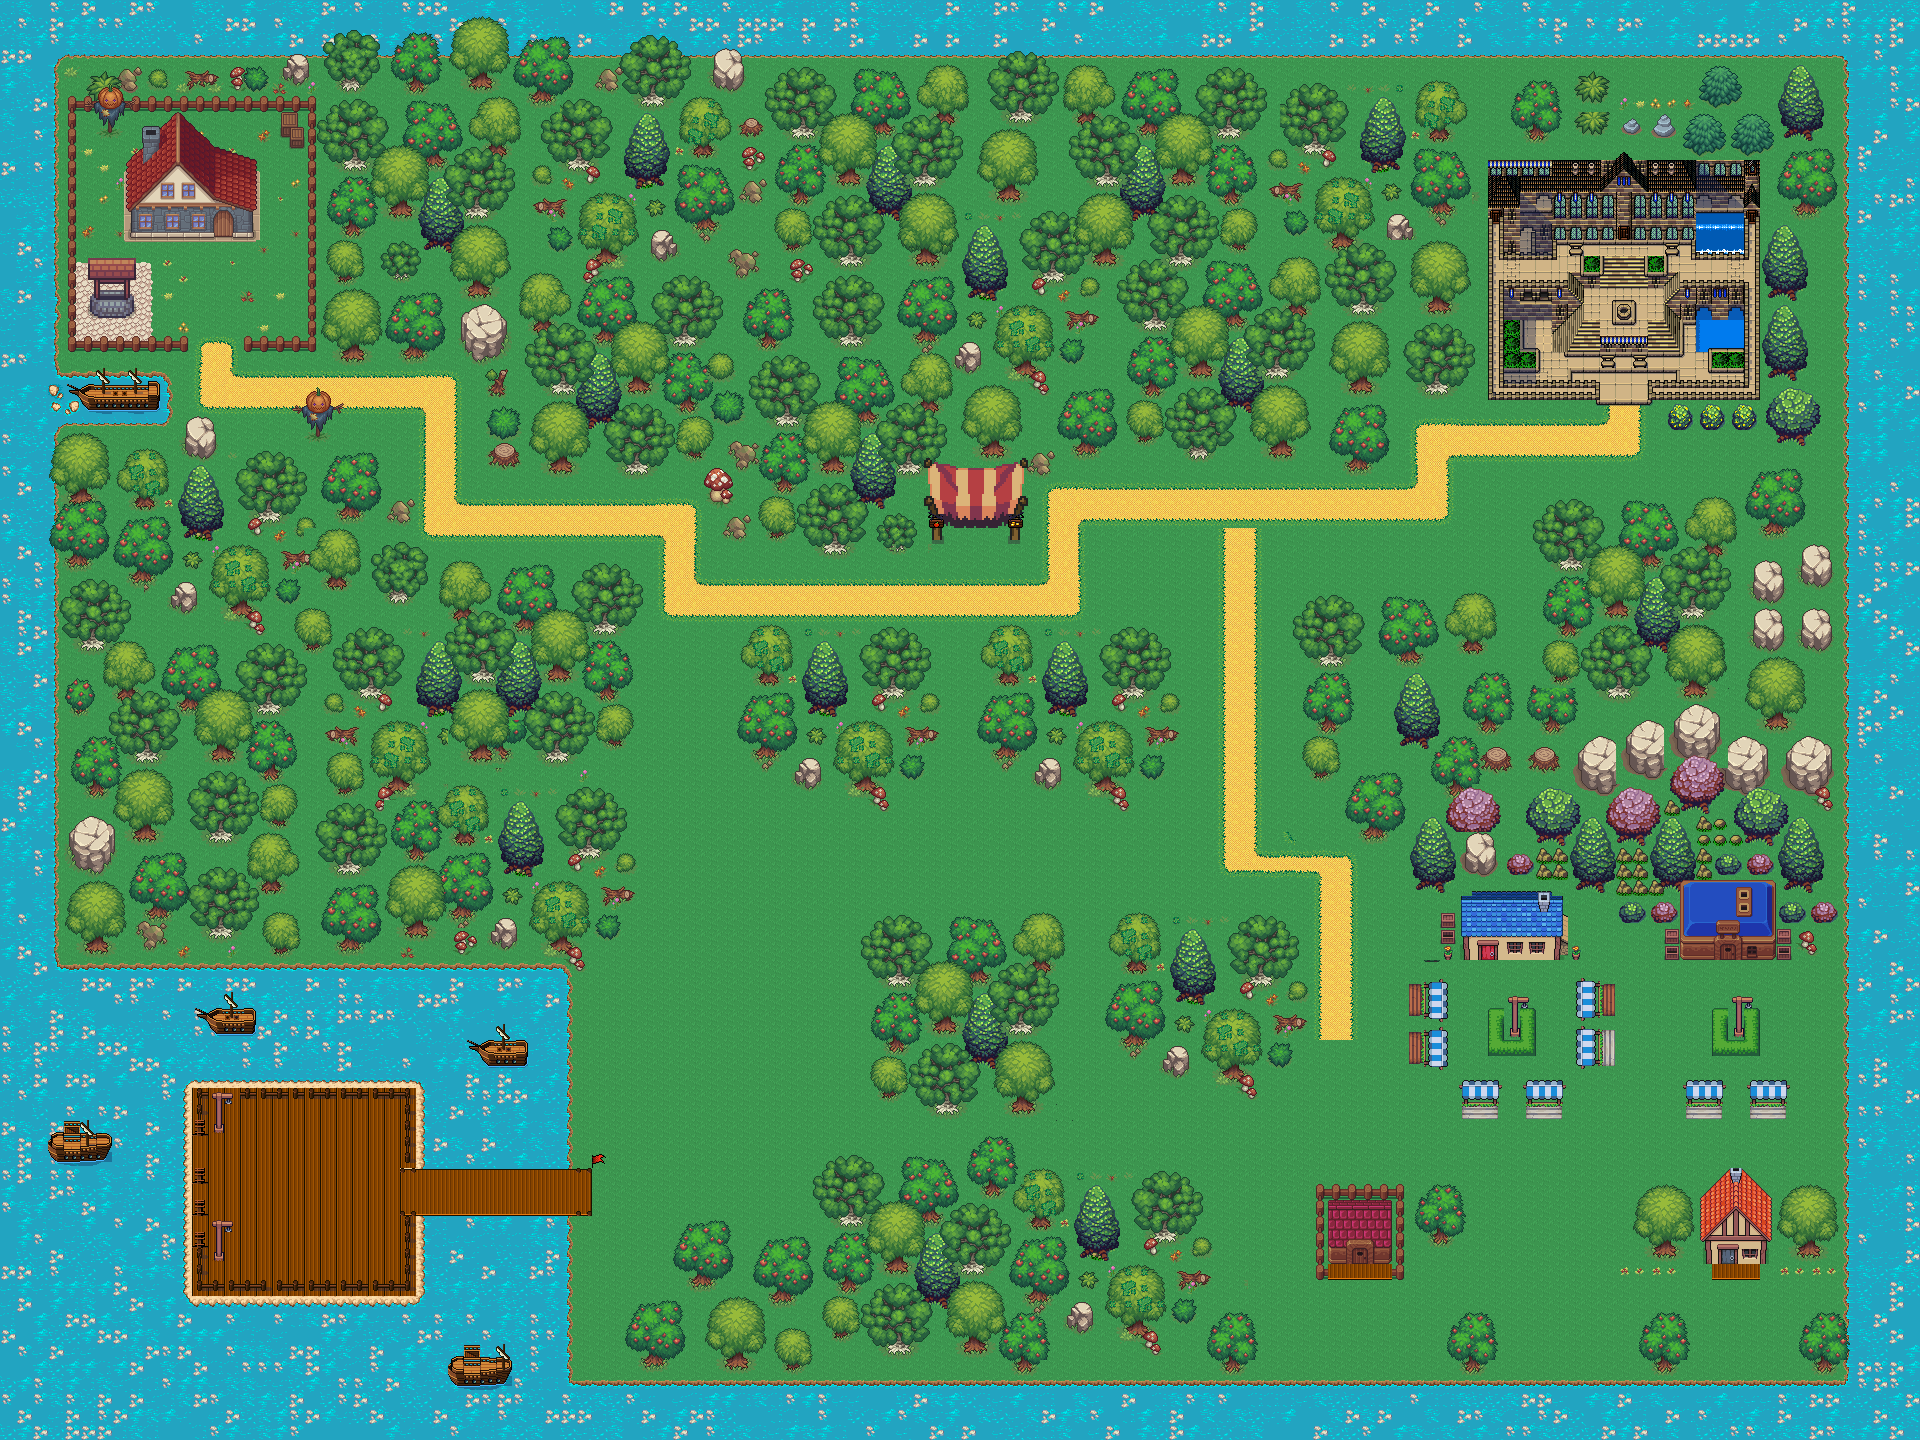

Below is a game level as drawn by its tile map, then a one-line description and the .tmx that defines it (tile-layer data replaced by summaries):
An orthogonal 120x90 tile map with 16x16 px tiles, 18 tile layers (grass, water, island_ground, island_decoration, ...), 10 tilesets and 102 objects (SpawnPoint, YapperSpawn1, YapperSpawn2, uniout, UniEntrance, ...).

<map version="1.10" tiledversion="1.11.2" orientation="orthogonal" renderorder="right-down" width="120" height="90" tilewidth="16" tileheight="16" infinite="0" nextlayerid="34" nextobjectid="215">
 <tileset firstgid="1" source="used_tilesets/tinySLATES [16x16px orthogonal tileset by Ivan Voirol].tsx" />
 <tileset firstgid="1025" source="used_tilesets/exterior.tsx" />
 <tileset firstgid="1994" source="used_tilesets/tileset_water.tsx" />
 <tileset firstgid="2909" source="used_tilesets/tileset_basic_terrain.tsx" />
 <tileset firstgid="3437" source="used_tilesets/tileset_other.tsx" />
 <tileset firstgid="4173" source="used_tilesets/3.tsx" />
 <tileset firstgid="4413" source="used_tilesets/2.tsx" />
 <tileset firstgid="4853" source="used_tilesets/Pixel 16 v2 village free.tsx" />
 <tileset firstgid="5142" source="used_tilesets/SRW_Marketplace_tileset_B.tsx" />
 <tileset firstgid="7446" source="used_tilesets/SRW_Marketplace_tileset_C.tsx" />
 <layer id="3" name="grass" width="120" height="90">
  <data>[10800 cells, 10799 non-empty, 5 distinct tile ids]</data>
 </layer>
 <layer id="12" name="water" width="120" height="90">
  <data>[10800 cells, 2580 non-empty, 28 distinct tile ids]</data>
 </layer>
 <layer id="19" name="island_ground" width="120" height="90">
  <data>[10800 cells, 241 non-empty, 11 distinct tile ids]</data>
 </layer>
 <layer id="33" name="island_decoration" width="120" height="90">
  <data>[10800 cells, 50 non-empty, 15 distinct tile ids]</data>
 </layer>
 <layer id="21" name="trees" width="120" height="90">
  <data>[10800 cells, 3277 non-empty, 221 distinct tile ids]</data>
 </layer>
 <layer id="15" name="walls" width="120" height="90">
  <data>[10800 cells, 84 non-empty, 13 distinct tile ids]</data>
 </layer>
 <layer id="22" name="road" width="120" height="90">
  <data>[10800 cells, 460 non-empty, 4 distinct tile ids]</data>
 </layer>
 <layer id="28" name="grass_decor" width="120" height="90">
  <data>[10800 cells, 615 non-empty, 130 distinct tile ids]</data>
 </layer>
 <layer id="18" name="trees_overlap" width="120" height="90">
  <data>[10800 cells, 2213 non-empty, 304 distinct tile ids]</data>
 </layer>
 <layer id="6" name="floor" width="120" height="90">
  <data>[10800 cells, 257 non-empty, 67 distinct tile ids]</data>
 </layer>
 <layer id="14" name="uni_borders" width="120" height="90">
  <data>[10800 cells, 71 non-empty, 14 distinct tile ids]</data>
 </layer>
 <layer id="17" name="buildings" width="120" height="90">
  <data>[10800 cells, 241 non-empty, 192 distinct tile ids]</data>
 </layer>
 <layer id="13" name="decorations" width="120" height="90">
  <data>[10800 cells, 194 non-empty, 79 distinct tile ids]</data>
 </layer>
 <layer id="31" name="ships" width="120" height="90">
  <data>[10800 cells, 38 non-empty, 19 distinct tile ids]</data>
 </layer>
 <layer id="32" name="ships_flag" width="120" height="90">
  <data>[10800 cells, 8 non-empty, 2 distinct tile ids]</data>
 </layer>
 <layer id="29" name="market_area" width="120" height="90">
  <data>[10800 cells, 63 non-empty, 23 distinct tile ids]</data>
 </layer>
 <layer id="7" name="roofs" width="120" height="90">
  <data>[10800 cells, 176 non-empty, 111 distinct tile ids]</data>
 </layer>
 <layer id="16" name="shadows" width="120" height="90">
  <data>[10800 cells, 44 non-empty, 4 distinct tile ids]</data>
 </layer>
 <objectgroup id="27" name="Collisions">
  <object id="39" x="64" y="112" width="16" />
  <object id="41" x="64" y="96" width="16" height="256" />
  <object id="42" x="80" y="336" width="112" height="16" />
  <object id="43" x="240" y="336" width="80" height="16" />
  <object id="44" x="304" y="96" width="16" height="240" />
  <object id="50" x="288" y="127.75" width="15.75" height="19.75" />
  <object id="51" x="278" y="112" width="19.75" height="24.75" />
  <object id="52" x="80" y="96.75" width="224.75" height="15" />
  <object id="53" x="91.25" y="291.75" width="42" height="25.25" />
  <object id="54" x="57.5" y="372.5" width="114.25" height="52.5" />
  <object id="56" x="183" y="416" width="36" height="39.75" />
  <object id="58" x="0.666667" y="0" width="54.6667" height="975.333" />
  <object id="59" x="0.666667" y="968.667" width="569.333" height="112" />
  <object id="60" x="-1.33333" y="1080.67" width="186.667" height="360" />
  <object id="62" x="184.625" y="1080.5" width="5.875" height="3.5" />
  <object id="63" x="184.667" y="1297.67" width="4.66667" height="9" />
  <object id="64" x="185" y="1302.5" width="384.5" height="139.5" />
  <object id="65" x="422" y="1081.5" width="147.5" height="87" />
  <object id="66" x="422.5" y="1215.5" width="146.5" height="88.5" />
  <object id="67" x="419.5" y="1297.5" width="4.75" height="6.25" />
  <object id="68" x="572" y="1381.33" width="1348" height="60" />
  <object id="70" x="1844" y="0" width="76" height="1384" />
  <object id="71" x="1897.09" y="1367.64" width="0.181818" />
  <object id="72" x="54.6667" y="0" width="1788.97" height="56.5455" />
  <object id="73" x="54.5" y="56" width="6.25" height="6.75" />
  <object id="75" x="55" y="494.75" width="359" height="473.25" />
  <object id="76" x="440.25" y="572" width="0.25" height="0.25" />
  <object id="79" x="413.75" y="585.25" width="210.75" height="385.5" />
  <object id="80" x="624" y="851" width="12.75" height="21.5" />
  <object id="83" x="320" y="57.5" width="1183" height="304" />
  <object id="84" x="485" y="361" width="892" height="109.5" />
  <object id="85" x="699.5" y="470" width="215.5" height="83" />
  <object id="86" x="1377" y="362" width="126" height="38.5" />
  <object id="90" x="1708.25" y="348.25" width="35.5" height="24.25" />
  <object id="91" x="1648.5" y="386" width="110.75" height="13.5" />
  <object id="92" x="1503" y="386" width="96.25" height="12.5" />
  <object id="93" x="1503.5" y="320.25" width="17" height="51.5" />
  <object id="94" x="1521.25" y="348.5" width="17.75" height="23.5" />
  <object id="95" x="1504" y="287.75" width="61.25" height="32" />
  <object id="96" x="1551.5" y="319.5" width="9.75" height="4.5" />
  <object id="97" x="1565.5" y="296.75" width="9.25" height="14" />
  <object id="98" x="1580" y="256.75" width="19.5" height="19.25" />
  <object id="100" x="1647.25" y="256.25" width="17.5" height="19.75" />
  <object id="101" x="1696" y="287.25" width="48.25" height="64" />
  <object id="102" x="1744.75" y="160.25" width="15.25" height="225.75" />
  <object id="103" x="1679.75" y="296.5" width="15.5" height="20.25" />
  <object id="104" x="1672.5" y="302" width="7.25" height="6.75" />
  <object id="105" x="1680.75" y="287.5" width="15.75" height="9" />
  <object id="106" x="1565.25" y="290.5" width="4.25" height="5.5" />
  <object id="107" x="1675" y="296.5" width="6.75" height="5.5" />
  <object id="108" x="1675.5" y="308.5" width="4.75" height="4" />
  <object id="109" x="1575.5" y="301.75" width="3.75" height="2.5" />
  <object id="110" x="1552.75" y="324" width="4" height="3.5" />
  <object id="111" x="1503" y="160" width="256.75" height="157.48" />
  <object id="112" x="1692.75" y="237.5" width="54" height="20.5" />
  <object id="113" x="1504.25" y="237.75" width="51.25" height="20.25" />
  <object id="114" x="1600.25" y="336.125" width="47.625" height="19.75" />
  <object id="117" x="1613.67" y="301.333" width="21" height="21.6667" />
  <object id="123" x="128" y="172" width="128" height="68" />
  <object id="124" x="1488" y="256" width="16" height="24" />
  <object id="136" x="1665.5" y="876.5" width="126" height="85.5" />
  <object id="144" x="1607" y="476.5" width="231" height="331.5" />
  <object id="145" x="1510.5" y="491" width="95.5" height="317" />
  <object id="146" x="1440.5" y="895.5" width="123.5" height="63" />
  </objectgroup>
 <objectgroup id="25" name="Spawns">
  <!-- 7 objects omitted --></objectgroup>
 <objectgroup id="26" name="Events">
  <!-- 3 objects omitted --></objectgroup>
</map>
<!-- 38 of 102 objects omitted -->
